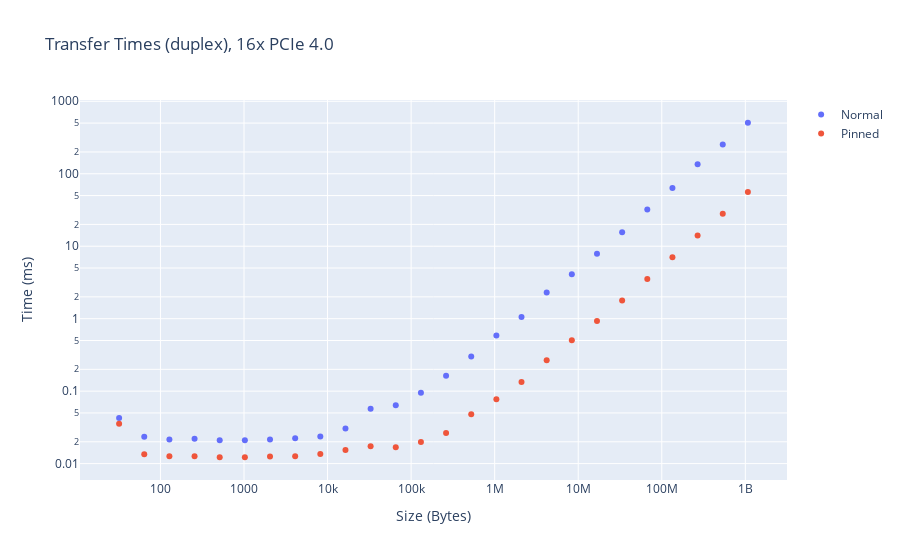

The notebook cell saved with this chart:
### Code cell
# Define the layout of the plot
layout = go.Layout(
    xaxis=dict(type="log", title="Size (Bytes)"),
    yaxis=dict(type="log", title="Time (ms)"),
    title="Transfer Times (duplex), 16x PCIe 4.0",
)

# Define the data for the plot
trace1 = go.Scatter(
    x=df_normal["Size"], y=df_normal["Time_ms"], mode="markers", name="Normal"
)
trace2 = go.Scatter(
    x=df_pinned["Size"], y=df_pinned["Time_ms"], mode="markers", name="Pinned"
)
data = [trace1, trace2]

# Create the plot
fig = go.Figure(data=data, layout=layout)

fig.write_image("pcie.png")

# Display the plot
fig.show()

### Figure 1 — Plotly figure (JSON) as saved in the notebook; plotly's stock layout.template omitted (floating-point values rounded to 4 significant figures)
{"data": [{"mode": "markers", "name": "Normal", "type": "scatter", "x": [32, 64, 128, 256, 512, 1024, 2048, 4096, 8192, 16384, 32768, 65536, 131072, 262144, 524288, 1048576, 2097152, 4194304, 8388608, 16777216, 33554432, 67108864, 134217728, 268435456, 536870912, 1073741824], "y": [0.0426, 0.02351, 0.02155, 0.02196, 0.02102, 0.02109, 0.02149, 0.02239, 0.02375, 0.03061, 0.0571, 0.06371, 0.09528, 0.1628, 0.2996, 0.588, 1.054, 2.295, 4.101, 7.879, 15.64, 32.01, 63.84, 135.5, 253.3, 505.7]}, {"mode": "markers", "name": "Pinned", "type": "scatter", "x": [32, 64, 128, 256, 512, 1024, 2048, 4096, 8192, 16384, 32768, 65536, 131072, 262144, 524288, 1048576, 2097152, 4194304, 8388608, 16777216, 33554432, 67108864, 134217728, 268435456, 536870912, 1073741824], "y": [0.03558, 0.01348, 0.01262, 0.01265, 0.01224, 0.01228, 0.01253, 0.0126, 0.01357, 0.01537, 0.01738, 0.01681, 0.01993, 0.02636, 0.04816, 0.0771, 0.1337, 0.2673, 0.5025, 0.9257, 1.78, 3.523, 7.023, 14.01, 28.0, 55.96]}], "layout": {"title": {"text": "Transfer Times (duplex), 16x PCIe 4.0"}, "xaxis": {"title": {"text": "Size (Bytes)"}, "type": "log"}, "yaxis": {"title": {"text": "Time (ms)"}, "type": "log"}}}
